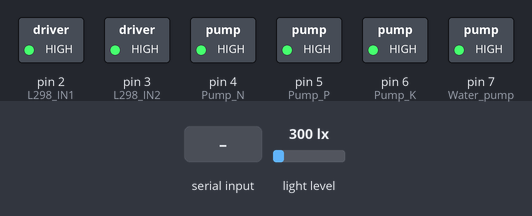
A sketch run on a simulated Arduino Uno, built with avr-gcc and run on an emulated ATmega328P. On the bench: switched loads named in the sketch (green lamp = pin HIGH). Inputs (shaded band) come from the test bench; at power-on: light level 300 lx. What the sketch prints to the serial monitor is not drawn.

Above: at 1.2 s.
1.3 s: "90,45,200\n" received over Serial
At 3.8 s:
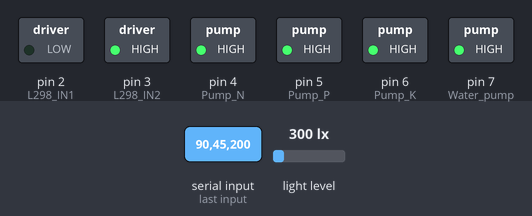
At 16.7 s:
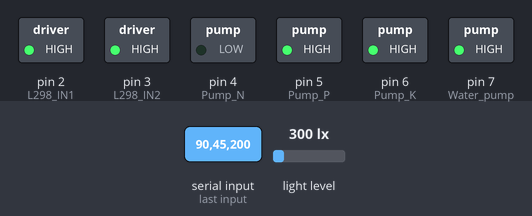
Timing chart, 0 to 17.1 s (numbered marks = the images above; inputs shaded):
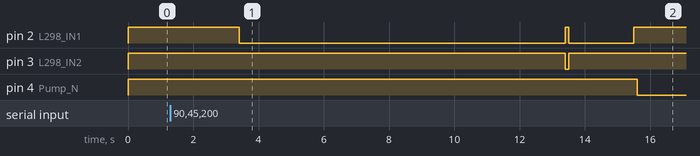

Measured:
- after the input at 1.3 s, pin 2 (L298_IN1): HIGH → LOW after 2.1 s, → HIGH 10.0 s later, → LOW 0.10 s later, → HIGH 2.0 s later; pin 3 (L298_IN2): HIGH → LOW after 12.1 s, → HIGH 0.10 s later; pin 4 (Pump_N): HIGH → LOW after 14.3 s

The sketch:

smart_grow_controller.ino
```cpp
// Smart Grow - main controller sketch
// Reads soil moisture + light (BH1750), receives "s,l,n,p,k" values from the
// Python GUI over serial, and drives relays for the water / N / P / K pumps
// and an L298 motor driver for the shade.

#include <Wire.h>
#include <BH1750.h>

BH1750 lightSensor;

// Sensor readings
float s = 0;   // soil moisture
float l = 0;   // light intensity
float n = 0;   // nitrogen (to be received from Python)
float p = 0;   // phosphorus (to be received from Python)
float k = 0;   // potassium (to be received from Python)

void setup() {
  Wire.begin();
  lightSensor.begin();

  Serial.begin(9600);

  // Pin setup (relays are active LOW)
  pinMode(2, OUTPUT); // L298 IN1 = close shade
  pinMode(3, OUTPUT); // L298 IN2 = open shade
  pinMode(4, OUTPUT); // Pump N
  pinMode(5, OUTPUT); // Pump P
  pinMode(6, OUTPUT); // Pump K
  pinMode(7, OUTPUT); // Water pump (soil moisture)

  digitalWrite(2, HIGH);
  digitalWrite(3, HIGH);
  digitalWrite(4, HIGH);
  digitalWrite(5, HIGH);
  digitalWrite(6, HIGH);
  digitalWrite(7, HIGH);
}

void loop() {
  // Read Soil Moisture
  s = analogRead(A0);
  s = s * 100;
  s = s / 1023;

  // Read Light Intensity from BH1750
  l = lightSensor.readLightLevel();

  // Print the values (Soil and Light only)
  Serial.print("Soil: ");
  Serial.print(s);
  Serial.print(", Light: ");
  Serial.println(l);

  // Wait for values from Python
  while (Serial.available() < 3) {  // Ensure we receive data
    delay(100);
  }

  // Receive and store values from Python
  s = Serial.parseFloat();
  l = Serial.parseFloat();
  n = Serial.parseFloat();
  p = Serial.parseFloat();
  k = Serial.parseFloat();

  // === Soil Moisture ===
  if (s > 500) {
    digitalWrite(7, LOW);
    delay(2000);
    digitalWrite(7, HIGH);
    delay(50);
  }
  if (s < 500) {
    digitalWrite(2, LOW);
    digitalWrite(3, HIGH);
    delay(10000);
    digitalWrite(2, HIGH);
    digitalWrite(3, LOW);
    delay(100);
  }

  // === Light ===
  if (l > 0) {
    digitalWrite(2, LOW);
    digitalWrite(3, HIGH);
    delay(2000);
    digitalWrite(2, HIGH);
    digitalWrite(3, HIGH);
    delay(100);
  }
  if (l < 0) {
    digitalWrite(2, HIGH);
    digitalWrite(3, LOW);
    delay(2000);
    digitalWrite(2, HIGH);
    digitalWrite(3, HIGH);
    delay(100);
  }
  if (l == 0) {
    digitalWrite(2, HIGH);
    digitalWrite(3, HIGH);
    delay(100);
  }

  // Execute conditions based on received values
  // === N ===
  if (n > 0) {
    digitalWrite(4, LOW);
    delay(2000);
    digitalWrite(4, HIGH);
    delay(50);
  }
  if (n == 0) {
    digitalWrite(4, HIGH);
    delay(50);
  }

  // === P ===
  if (p > 0) {
    digitalWrite(6, LOW);
    delay(2000);
    digitalWrite(6, HIGH);
    delay(50);
  }
  if (p == 0) {
    digitalWrite(6, HIGH);
    delay(50);
  }

  // === K ===
  if (k > 0) {
    digitalWrite(5, LOW);
    delay(2000);
    digitalWrite(5, HIGH);
    delay(50);
  }
  if (k == 0) {
    digitalWrite(5, HIGH);
    delay(50);
  }

  delay(1000000);  // Wait before next cycle
}
```
